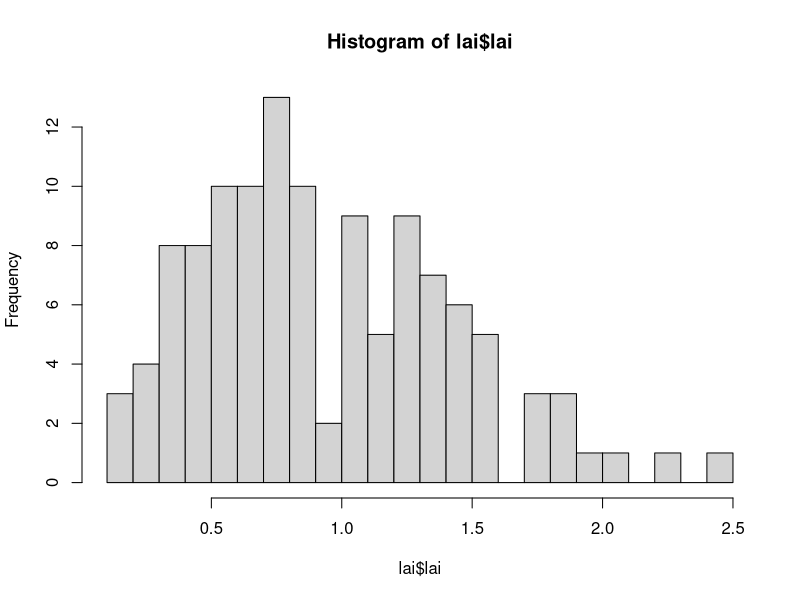

This figure's R source: (Note: this script raises an error after producing the figure.)
# Scipt for analyzing the mequite data
## The script proceeds as stated questions followed by the code to analyze the data
## in response to that stated question

## load libraries
library(tidyverse)
library(vioplot)
library(lme4)
library(car)
library(emmeans)

## read in data
sm = read.csv("../data/sm_clean.csv") # soil moisture
bm = read.csv("../data/bm_clean.csv") # biomass
lai = read.csv("../data/lai_clean.csv") # lai

##########################################################################################
### Q1: What does the size distribution (in LAI) of the trees look like?
##########################################################################################
#### create a histogram
hist(lai$lai,breaks = 20) 

##########################################################################################
### A1: LAI is fairly normal (center just below 1), but quite a big spread
##########################################################################################

##########################################################################################
### Q2: How does mesquite presence influence soil moisture?
##########################################################################################
#### run paired t-tests for all data and each date
sm_dates = levels(sm$date)
t.test(subset(sm, location == 'under')$vwc, subset(sm, location == 'away')$vwc,
       paired = T)
t.test(subset(sm, location == 'under' & date == sm_dates[1])$vwc, 
       subset(sm, location == 'away' & date == sm_dates[1])$vwc,
       paired = T)
t.test(subset(sm, location == 'under' & date == sm_dates[2])$vwc, 
       subset(sm, location == 'away' & date == sm_dates[2])$vwc,
       paired = T)
t.test(subset(sm, location == 'under' & date == sm_dates[3])$vwc, 
       subset(sm, location == 'away' & date == sm_dates[3])$vwc,
       paired = T)
t.test(subset(sm, location == 'under' & date == sm_dates[4])$vwc, 
       subset(sm, location == 'away' & date == sm_dates[4])$vwc,
       paired = T)
t.test(subset(sm, location == 'under' & date == sm_dates[5])$vwc, 
       subset(sm, location == 'away' & date == sm_dates[5])$vwc,
       paired = T)
t.test(subset(sm, location == 'under' & date == sm_dates[6])$vwc, 
       subset(sm, location == 'away' & date == sm_dates[6])$vwc,
       paired = T)
t.test(subset(sm, location == 'under' & date == sm_dates[7])$vwc, 
       subset(sm, location == 'away' & date == sm_dates[7])$vwc,
       paired = T)
t.test(subset(sm, location == 'under' & date == sm_dates[8])$vwc, 
       subset(sm, location == 'away' & date == sm_dates[8])$vwc,
       paired = T)

#### plot the data
sm_vioplot = vioplot(subset(sm, location == 'under')$vwc, 
                     subset(sm, location == 'away')$vwc,
                     ylim = c(0, 40), yaxt = 'n',
                     names = c('Under', 'Away'),
                     col = c('grey', 'yellow'))
axis(2, seq(0, 40, 10), las = 1)

sm_vioplot_date = plot(NULL, ylim = c(0, 40), xlim = c(1, 16), yaxt = 'n', xaxt = 'n',
                       ylab = '', xlab = '')
sm_vioplot_date = vioplot(subset(sm, location == 'under' & date == sm_dates[1])$vwc, 
                     subset(sm, location == 'away' & date == sm_dates[1])$vwc,
                     subset(sm, location == 'under' & date == sm_dates[2])$vwc, 
                     subset(sm, location == 'away' & date == sm_dates[2])$vwc,
                     subset(sm, location == 'under' & date == sm_dates[3])$vwc, 
                     subset(sm, location == 'away' & date == sm_dates[3])$vwc,
                     subset(sm, location == 'under' & date == sm_dates[4])$vwc, 
                     subset(sm, location == 'away' & date == sm_dates[4])$vwc,
                     subset(sm, location == 'under' & date == sm_dates[5])$vwc, 
                     subset(sm, location == 'away' & date == sm_dates[5])$vwc,
                     subset(sm, location == 'under' & date == sm_dates[6])$vwc, 
                     subset(sm, location == 'away' & date == sm_dates[6])$vwc,
                     subset(sm, location == 'under' & date == sm_dates[7])$vwc, 
                     subset(sm, location == 'away' & date == sm_dates[7])$vwc,
                     subset(sm, location == 'under' & date == sm_dates[8])$vwc, 
                     subset(sm, location == 'away' & date == sm_dates[8])$vwc,
                     add = T,
                     col = rep(c('grey', 'yellow'), times = 8),
                     ylab = '', xlab = '')
axis(2, seq(0, 40, 10), las = 1)
axis(1, seq(1, 8, 1), at = seq(1.5, 15.5, 2))
mtext(side = 1, 'Measurement Period', line = 3)
mtext(side = 2, 'VWC (%)', line = 3)
legend('topright', c('Under', 'Away'), pch = 16, col = c('grey', 'yellow'))

##########################################################################################
### A2: It's wetter outside of the mesquite area
##########################################################################################

##########################################################################################
### Q3a: Is biomass different under the mesquite?
##########################################################################################
#### total biomass
##### make a dataframe with no litter
bm_nolitt = subset(bm, code != 'LITT')

##### create dateframe with correct columns for total biomass
bm_total_pre = data.frame(plot = rep(seq(1, 40), 2), 
                      location = c(rep('under', 40), rep('away', 40)),
                      date = rep('2018-09-22', times = 80))
nrow(bm_total_pre)

##### get total biomass for each plot (excluding dead stuff)
bm_total_group_by = group_by(bm_nolitt, date, plot, location)
bm_total_sums = summarise(bm_total_group_by, weight_sum = sum(weight))

##### combine sums into data fram with zeros
bm_total = left_join(bm_total_pre, bm_total_sums)
head(bm_total)
bm_total$weight_sum[is.na(bm_total$weight_sum)] = 0
head(bm_total)
tail(bm_total)

##### run the analysis
t.test(subset(bm_total, location == 'under')$weight_sum, 
       subset(bm_total, location == 'away')$weight_sum,
       paired = T)

##########################################################################################
### A3a: Slightly lower under the mesquite, but not significantly different
##########################################################################################

##########################################################################################
### Q3b: Does biomass result vary by lifeform?
##########################################################################################
##### create dateframe with correct columns for biomass by lifeform type
bm_lifeform_pre = data.frame(plot = rep(seq(1, 40), 8), 
                          location = c(rep('under', 160), rep('away', 160)),
                          lifeform = rep(c(rep(levels(bm$lifeform)[1], 40),
                                           rep(levels(bm$lifeform)[2], 40),
                                           rep(levels(bm$lifeform)[3], 40),
                                           rep(levels(bm$lifeform)[4], 40)), 2),
                          date = rep('2018-09-22', times = 320))
nrow(bm_lifeform_pre)

##### get lifeform biomass for each plot
bm_lifeform_group_by = group_by(bm, date, plot, location, lifeform)
bm_lifeform_sums = summarise(bm_lifeform_group_by, weight_sum = sum(weight))

##### combine sums into data fram with zeros
bm_lifeform = left_join(bm_lifeform_pre, bm_lifeform_sums)
head(bm_lifeform)
bm_lifeform$weight_sum[is.na(bm_lifeform$weight_sum)] = 0
head(bm_lifeform)
tail(bm_lifeform)

##### separate out the different lifeforms
bm_lifeform_forb = subset(bm_lifeform, lifeform == 'Forb')
bm_lifeform_grass = subset(bm_lifeform, lifeform == 'Grass')
bm_lifeform_litter = subset(bm_lifeform, lifeform == 'LITT')
bm_lifeform_tree = subset(bm_lifeform, lifeform == 'Shrub/tree')

##### run the analysis
t.test(subset(bm_lifeform_forb, location == 'under')$weight_sum, 
       subset(bm_lifeform_forb, location == 'away')$weight_sum,
       paired = T) # slightly more fobs under
t.test(subset(bm_lifeform_grass, location == 'under')$weight_sum, 
       subset(bm_lifeform_grass, location == 'away')$weight_sum,
       paired = T) # more grass away!
t.test(subset(bm_lifeform_litter, location == 'under')$weight_sum, 
       subset(bm_lifeform_litter, location == 'away')$weight_sum,
       paired = T) # more litter away!
t.test(subset(bm_lifeform_tree, location == 'under')$weight_sum, 
       subset(bm_lifeform_tree, location == 'away')$weight_sum,
       paired = T) # nothing with trees (only one tree plot)

##########################################################################################
### A3b: less grass and more forbs under the mesquite
##########################################################################################


##########################################################################################
### Q3c: are there biomass differences by family (fabaceae in particular)?
##########################################################################################
#### are there many legumes?
levels(bm_nolitt$family)
subset(bm_nolitt, family == 'Fabaceae') # nope...

##########################################################################################
### A3c: not enough fabaceae for an interesting comparison
##########################################################################################


##########################################################################################
### Q4c: is species richness different under the mesquite?
##########################################################################################
#### 
bm_richness_pre = data.frame(plot = rep(seq(1, 40), 2), 
                          location = c(rep('under', 40), rep('away', 40)),
                          date = rep('2018-09-22', times = 80))
nrow(bm_richness_pre)

#### calculate species richness per plot type (for non-litter)
bm_richness_group_by = group_by(bm_nolitt, date, plot, location)
bm_richness_sums = summarise(bm_richness_group_by, richness = n())

##### combine richness into data fram with zeros
bm_richness = left_join(bm_richness_pre, bm_richness_sums)
head(bm_richness)
bm_richness$richness[is.na(bm_richness$richness)] = 0
head(bm_richness)
tail(bm_richness)

##### run the analysis
t.test(subset(bm_richness, location == 'under')$richness, 
       subset(bm_richness, location == 'away')$richness,
       paired = T)

##########################################################################################
### A4c: species richness is generally the same
##########################################################################################

##########################################################################################
### Q5a: does tree size matter for soil moisture effect?
##########################################################################################
#### calculate average soil moisture effect across dates and create new data frame
sm_under = subset(sm, location == "under")
sm_away = subset(sm, location == "away")
sm_effect = ((sm_away$vwc - sm_under$vwc) / sm_away$vwc) * 100
sm_effect_df = data.frame(sm_under[, c(2,3)], sm_effect = sm_effect)

sm_effect_df_group_by_plot = group_by(sm_effect_df, plot)
sm_effect_df_mean = summarise(sm_effect_df_group_by_plot, 
                              sm_effect_mean = mean(sm_effect))

#### get average lai for each tree
lai_group_by_plot = group_by(lai, plot)
lai_mean = summarise(lai_group_by_plot, lai_mean = mean(lai))
head(lai_mean)
nrow(lai_mean)

sm_effect_df_mean_lai = left_join(sm_effect_df_mean, lai_mean)
head(sm_effect_df_mean_lai)
nrow(sm_effect_df_mean_lai)

#### run regression
plot(sm_effect_df_mean_lai$sm_effect_mean ~ 
       sm_effect_df_mean_lai$lai_mean) # not much there
sm_effect_df_mean_lai_lm = lm(sm_effect_df_mean_lai$sm_effect_mean ~ 
                                sm_effect_df_mean_lai$lai_mean) # not much there
anova(sm_effect_df_mean_lai_lm) # nada

##########################################################################################
### A5a: tree size does not matter for soil moisture effect
##########################################################################################


##########################################################################################
### Q5b: does tree size matter for biomass effect?
##########################################################################################
#### calculate average total biomass effect across dates and create new data frame
bm_total_under = subset(bm_total, location == "under")
bm_total_away = subset(bm_total, location == "away")
bm_total_effect = ((bm_total_away$weight_sum - bm_total_under$weight_sum) / 
                     bm_total_away$weight_sum) * 100
bm_total_effect_df = data.frame(plot = bm_total_under[, 1], 
                                bm_total_effect = bm_total_effect)

bm_total_effect_df_lai = left_join(bm_total_effect_df, lai_mean)
head(bm_total_effect_df_lai)
nrow(bm_total_effect_df_lai)

#### run regression
bm_total_effect_df_lai_sub = subset(bm_total_effect_df_lai, bm_total_effect > -5000)
plot(bm_total_effect_df_lai_sub$bm_total_effect ~ 
       bm_total_effect_df_lai_sub$lai_mean, ylim = c(-100, 100)) # not much there
bm_total_effect_df_mean_lai_lm = lm(bm_total_effect_df_lai_sub$bm_total_effect ~ 
                                      bm_total_effect_df_lai_sub$lai_mean) # not much there
anova(bm_total_effect_df_mean_lai_lm) # nada

##########################################################################################
### Q5b: tree size doesn't seem to matter for biomass effect
##########################################################################################
